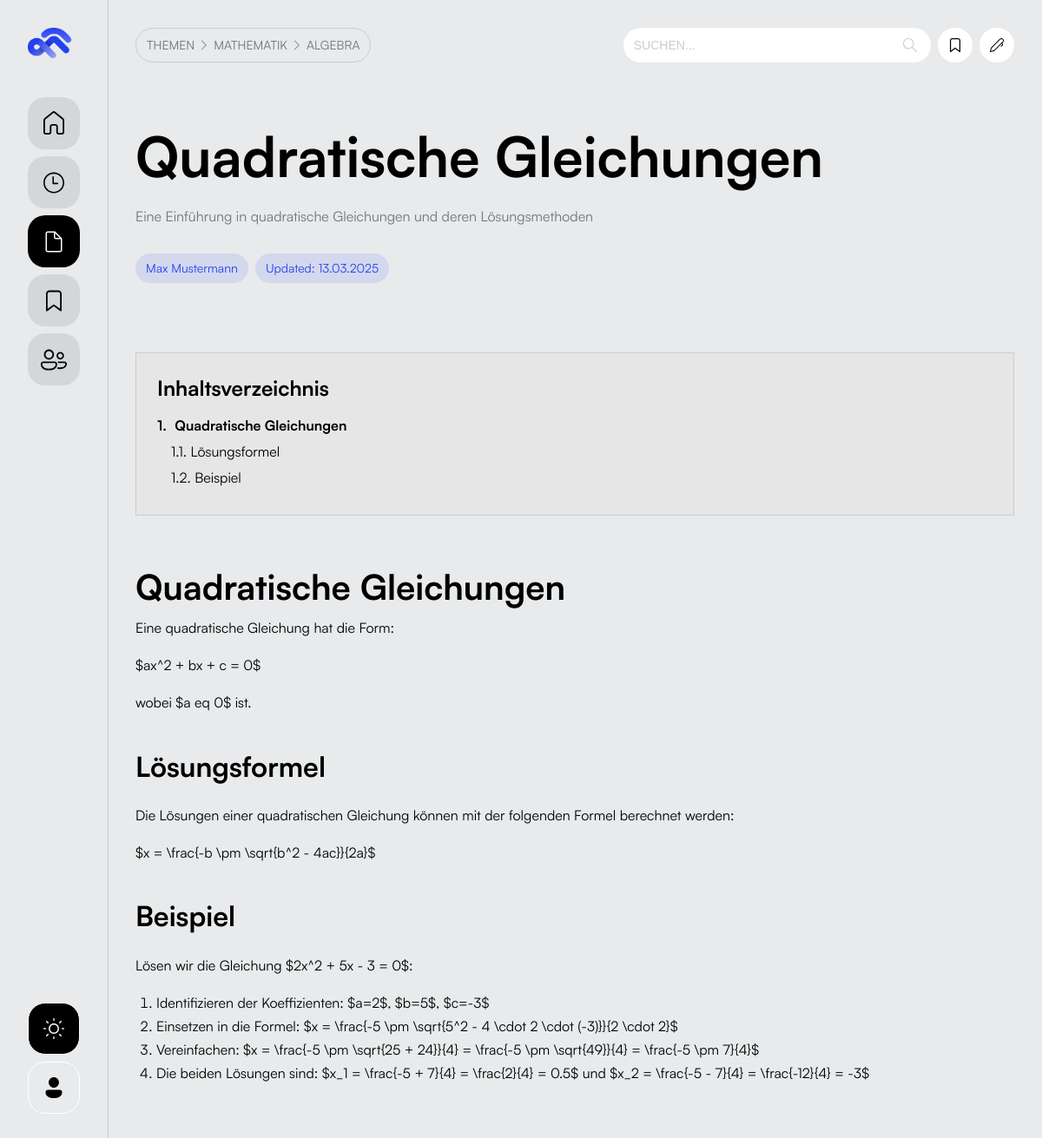
/themen/subkategorie/artikel/1, run on the app's committed database.
### app/models.py (models this page shows, shortened)
class Category(db.Model):
    __tablename__ = 'categories'
    id = db.Column(db.Integer, primary_key = True)
    name = db.Column(db.String(100), nullable = False)
    description = db.Column(db.Text)
    created_at = db.Column(db.DateTime, default = datetime.utcnow)
    updated_at = db.Column(db.DateTime, default=datetime.utcnow, onupdate = datetime.utcnow)
    subcategories = db.relationship('Subcategory', backref = 'category', lazy = 'dynamic', cascade='all, delete-orphan')

class Subcategory(db.Model):
    __tablename__ = 'subcategories'
    id = db.Column(db.Integer, primary_key=True)
    name = db.Column(db.String(100), nullable=False)
    description = db.Column(db.Text)
    created_at = db.Column(db.DateTime, default=datetime.utcnow)
    updated_at = db.Column(db.DateTime, default=datetime.utcnow, onupdate=datetime.utcnow)
    category_id = db.Column(db.Integer, db.ForeignKey('categories.id'), nullable = False)
    articles = db.relationship('Article', backref='subcategory', lazy='dynamic', cascade='all, delete-orphan')

class Article(db.Model):
    __tablename__ = 'articles'
    id = db.Column(db.Integer, primary_key=True)
    title = db.Column(db.String(200), nullable=False)
    description = db.Column(db.Text)
    content = db.Column(db.Text, nullable=False)  # Markdown-Inhalt
    author = db.Column(db.String(100))
    created_at = db.Column(db.DateTime, default=datetime.utcnow)
    updated_at = db.Column(db.DateTime, default=datetime.utcnow, onupdate=datetime.utcnow)
    subcategory_id = db.Column(db.Integer, db.ForeignKey('subcategories.id'), nullable=False)

### app/routes.py (the view)
@app.route("/themen/subkategorie/artikel/<int:artikel_id>")
def artikel_anzeigen(artikel_id):
    artikel = Article.query.get_or_404(artikel_id)
    return render_template('artikel.html', artikel=artikel)

### app/__init__.py (called while the page is built)
@app.template_filter('markdown')
def render_markdown(text):
    html = markdown.markdown(text, extensions = ['extra', 'codehilite', 'tables'])
    return html

@app.template_filter('add_heading_ids')
def add_heading_ids(html_content):
    for level in range(1, 7):
        pattern = r'<h{0}>(.+?)</h{0}>'.format(level)
        def add_id(match):
            text = match.group(1)
            slug = re.sub(r'[^\w\s-]', '', text).lower()
            slug = re.sub(r'[\s-]+', '-', slug)
            return f'<h{level} id="{slug}">{text}</h{level}>'
        html_content = re.sub(pattern, add_id, html_content)
    return Markup(html_content)

### app/templates/artikel.html (shortened to what this page needs)
{% extends 'base.html' %}
{% block content %}
<div class="article_links_container">
    <div class="breadcrumb">
        <a class="text-breadcrumb" href="{{ url_for('themen') }}">Themen</a>
        <a class="text-breadcrumb" href="{{ url_for('kategorie_anzeigen', kategorie_id=artikel.subcategory.category_id) }}">{{ artikel.subcategory.category.name }}</a>
        <a class="text-breadcrumb" href="{{ url_for('subkategorie_anzeigen', subkategorie_id=artikel.subcategory_id) }}">{{ artikel.subcategory.name }}</a>
    </div>
    <div class="article_bar_container">
        <div class="search_bar_wrapper">
            <input type="text" class="search_bar_input" placeholder="Suchen...">
        </div>
        <div class="article_btn_wrapper">
            <div class="article_btn">
            </div>
            <div class="article_btn">
            </div>
        </div>
    </div>
</div>
<div class="article_container">
    <div class="article_header_wrapper">
        <h1>{{ artikel.title }}</h1>
        {% if artikel.description %}
        <p class="article-description">{{ artikel.description }}</p>
        {% endif %}
        <div class="article_meta_wrapper">
            {% if artikel.author %}
            <span class="article-meta-text">{{ artikel.author }}</span>
            {% endif %}
            <span class="article-meta-text">Updated: {{ artikel.updated_at.strftime('%d.%m.%Y') }}</span>
        </div>
    </div>
    {{ artikel.content|generate_toc|safe }}
    <div class="article_content">
        {{ artikel.content|markdown|add_heading_ids|safe }}
    </div>
</div>
{% endblock %}

### app/static/css/styles.css (style rules this page uses)
:root { --primary-blue: #2541EF; --primary-dark: #1a34d9; --primary-muted: rgba(37, 65, 239, 0.1); --primary-light-muted: rgba(37, 65, 239, 0.05); --black: #000; --white: #fff; --lightest-grey: #E8EAEC; --light-hover-grey: #e6e6e6; --lighter-grey: #D3D7D9; --light-grey: #ccc; --dark-grey: rgba(0,0,0, 0.5); }
* { margin: 0; padding: 0; box-sizing: border-box; text-decoration: none; }
a { color: var(--black); }
html, body { scroll-behavior: smooth; width: 100%; height: 100%; }
body { font-family: 'Satoshi (Local)', Arial, sans-serif; font-weight: 400; background-color: var(--lightest-grey); color: var(--black); margin: 0; padding: 0; display: flex; overflow-x: hidden; }
h1 { font-size: 4rem; font-weight: 700; }
h2 { font-size: 2rem; font-weight: 700; }
p { color: var(--dark-grey); font-size: 1rem; font-weight: 400; }
.breadcrumb { display: inline-flex; flex-direction: row; padding: 8px 12px; border: 1px solid var(--light-grey); border-radius: 40px; gap: 0.5rem; align-items: center; color: var(--dark-grey); }
.text-breadcrumb { font-size: 14px; font-weight: 400; color: var(--dark-grey); text-transform: uppercase; }

### app/static/css/articles.css (style rules this page uses)
.article_content { padding: 3rem 0; line-height: 1.7; color: var(--black); }
.article_content h1 { font-size: 2.5rem; }
.article_content h2 { font-size: 2rem; margin-top: 2rem; margin-bottom: 1rem; }
.article_content p { font-size: 1rem; margin-bottom: 1rem; color: var(--black); }
.article_content ul, .article_content ol { margin-left: 1.5rem; margin-bottom: 1rem; }
.toc_container { background-color: var(--light-hover-grey); padding: 1.5rem; border: 1px solid var(--light-grey); }
.toc_container h2 { font-size: 1.5rem; margin-top: 0; margin-bottom: 1rem; }
.toc_list { list-style-type: none; padding-left: 0; margin-bottom: 0; }
.toc-number { display: inline-block; min-width: 1rem; color: var(--black); }
.toc-item { margin-bottom: 0.5rem; }
.toc-item a { color: var(--black); text-decoration: none; transition: color 0.2s ease; }
.toc-level-1 { font-weight: bold; }
.toc-level-2 { margin-left: 1rem; }
.article_content h1[id], .article_content h2[id], .article_content h3[id], .article_content h4[id], .article_content h5[id], .article_content h6[id] { scroll-margin-top: 2rem; }
.article_content h1[id]::after, .article_content h2[id]::after, .article_content h3[id]::after, .article_content h4[id]::after, .article_content h5[id]::after, .article_content h6[id]::after { content: ""; display: inline-block; width: 1.75rem; height: 1.75rem; background-repeat: no-repeat; background-position: center; margin-left: 0.5rem; opacity: 0; vertical-align: middle; transition: opacity 0.2s ease-in-out; }
.article_links_container { display: flex; width: 100%; flex-direction: row; gap: 2rem; justify-content: space-between; }
.search_bar_wrapper { width: 50%; height: 100%; height: auto; position: relative; }
input { outline: none; border: none; width: 100%; height: 100%; padding: 8px 12px; border-radius: 40px; color: var(--black); }
input::placeholder { font-size: 14px; font-weight: 400; color: var(--light-grey); text-transform: uppercase; }
.article_btn_wrapper { display: flex; flex-direction: row; gap: 0.5rem; }
.article_btn { height: 40px; width: 40px; background-color: var(--white); color: var(--black); padding: 0; display: flex; justify-content: center; align-items: center; border-radius: 50%; }
.article_bar_container { display: flex; flex-direction: row; gap: 0.5rem; width: 100%; height: 100%; justify-content: flex-end; }
.article_header_wrapper { padding: 4rem 0; display: flex; flex-direction: column; gap: 1rem; }
.article_meta_wrapper { display: flex; flex-direction: row; gap: 0.5rem; padding: 1rem 0; }
.article-meta-text { padding: 8px 12px; border-radius: 100px; background-color: var(--primary-muted); font-size: 14px; color: var(--primary-blue); }

### data on the page
Category: subcategory.category.name "MATHEMATIK"
Subcategory: subcategory.name "ALGEBRA"
Article: title "Quadratische Gleichungen", description "Eine Einführung in quadratische Gleichungen und deren Lösungsmethoden", author "Max Mustermann", updated_at "13.03.2025", content|generate_toc "Inhaltsverzeichnis 1. Quadratische Gleichungen 1.1. Lösungsformel 1.2. Beispiel", content|add_heading_ids "Quadratische Gleichungen Eine quadratische Gleichung hat die Form: $ax^2 + bx + c = 0$ wobei $a eq 0$ ist. Lösungsformel Die Lösungen einer quadratischen Gleichung können mit der folgenden Formel berechnet werden: $x = \\frac{-b \\pm \\sqrt{b^2 - 4ac}}{2a}$ Beispiel Lösen wir die Gleichung $2x^2 + 5x - 3 = 0$: Identifizieren der Koeffizienten: $a=2$, $b=5$, $c=-3$ Einsetzen in die Formel: $x = \\frac{-5 \\pm \\sqrt{5^2 - 4 \\cdot 2 \\cdot (-3)}}{2 \\cdot 2}$ Vereinfachen: $x = \\frac{-5 \\pm \\sqrt{25 + 24}}{4} = \\frac{-5 \\pm \\sqrt{49}}{4} = \\frac{-5 \\pm 7}{4}$ Die beiden Lösungen sind: $x_1 = \\frac{-5 + 7}{4} = \\frac{2}{4} = 0.5$ und $x_2 = \\frac{-5 - 7}{4} = \\frac{-12}{4} = -3$"
